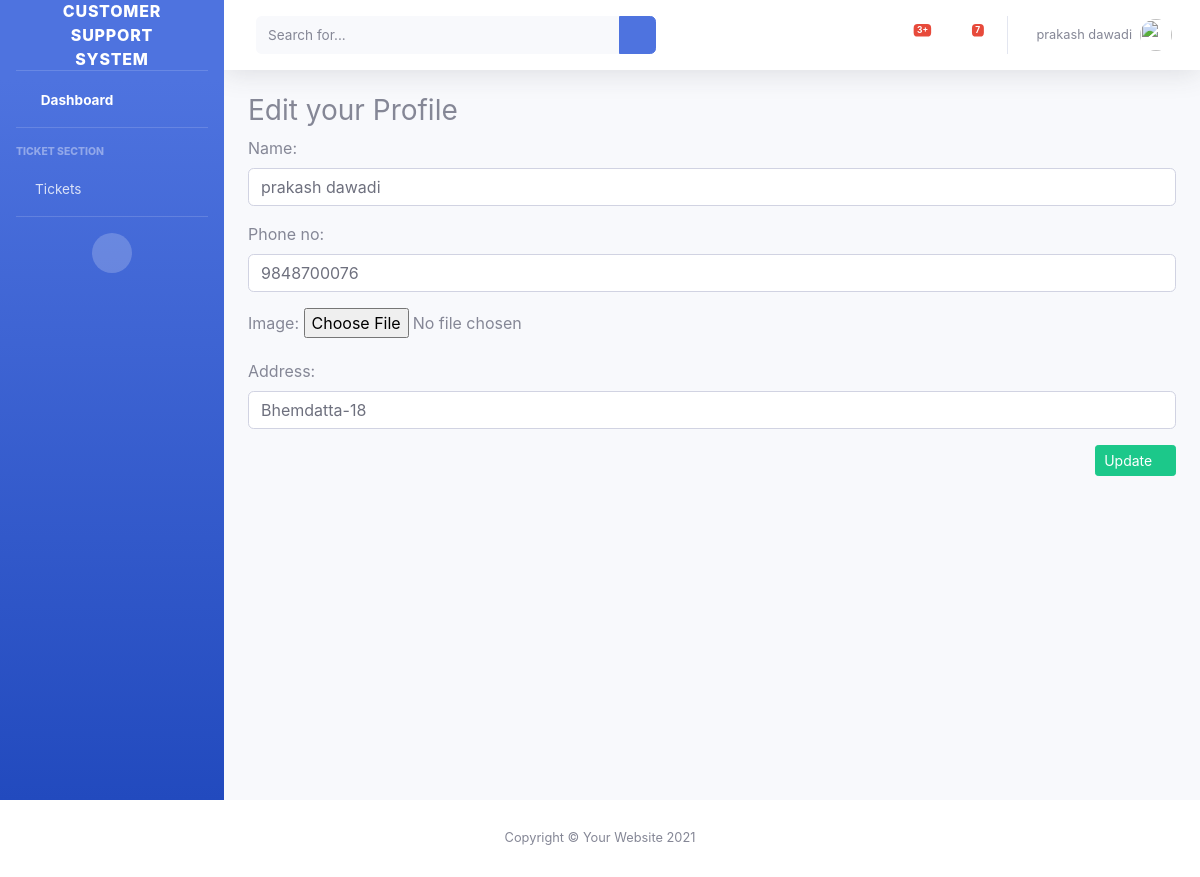
/user/customer/editprofile/13/ (signed in), run on the app's committed database.
### myUser/models.py (models this page shows, shortened)
class User(AbstractBaseUser):
    email = models.EmailField(unique=True,verbose_name='Email')
    name = models.CharField(max_length=20)
    address = models.CharField(max_length=30)
    phone_no = models.CharField(max_length=10)
    image = models.ImageField(upload_to='user/',null=True,blank=False)
    caretaker_status = models.CharField(max_length=9,choices=status,null=True,blank=True)
    is_customer = models.BooleanField(default=False)
    is_Caretaker = models.BooleanField(default=False)
    is_active = models.BooleanField(default=True)
    is_admin= models.BooleanField(default=False)
    created_at=models.DateTimeField(auto_now_add=True)
    updated_at=models.DateTimeField(auto_now=True)
    objects = UserManager()
    USERNAME_FIELD = 'email'
    REQUIRED_FIELDS  = ['name','address','phone_no']

### myUser/views.py (the view, shortened to what this page needs)
# urls.py: path('customer/editprofile/<int:id>/',views.EditcustomerProfile,name='customerprofiles'),
@login_required(login_url='customerlogin')
def EditcustomerProfile(request,id):
    print(request.POST)
    print(request.FILES)
    if not id==request.user.id:
        messages.add_message(request,messages.ERROR,"Invalid url")
        return redirect('customerdashboard')
    user_id = User.objects.get(id=id)
    form = CustomerProfile(instance=user_id)
    data = {
        'form':form
    }
    contact_no = str(request.POST.get('phone_no'))
    check = contact_no.isdigit()
    length = len(str(contact_no))
    return render(request, 'customer/customerprofile.html',data)

### myUser/form.py
class CustomerProfile(forms.ModelForm):
    name = forms.CharField(
        widget=forms.TextInput(attrs={
            'class': 'form form-control',
            'placeholder': 'enter your full name',
            'max': 20,
            'min': 5,
        }))
    phone_no = forms.CharField(
        widget=forms.TextInput(attrs={
            'class': 'form form-control',
            'placeholder': 'enter your mobile number',
            'max': 10,
        }))
    image = forms.ImageField(required=False)
    address = forms.CharField(
        widget=forms.TextInput(attrs={
            'class': 'form form-control',
            'placeholder': 'enter your  address',
            'max': 50,
            'min': 5,
        }))
    class Meta:
       model = User
       fields = ['name', 'phone_no', 'image', 'address']

### templates/customer/customerprofile.html (shortened to what this page needs)
{% extends '../customer/includes/dashboardhome.html' %}
  {% load static %}
                {% block 'body' %}
                <div class="container-fluid">
                      <div id="dashboardcustomer" >
                        <h3 id="customerDashboard">Edit your Profile</h3>
                    </div>
                    <form action="" method="POST" enctype="multipart/form-data">
                        {{ form.as_p }}
                        <button id="updatebutton" class="btn btn-sm btn-success">Update <i class="fa fa-paper-plane"></i></button>
                    </form>
                        </div>
            {% endblock %}

### templates/customer/includes/topbar.html (shortened to what this page needs)
 {% load static %}
                <nav class="navbar navbar-expand navbar-light bg-white topbar mb-4 static-top shadow">
                    <form
                        class="d-none d-sm-inline-block form-inline mr-auto ml-md-3 my-2 my-md-0 mw-100 navbar-search">
                        <div class="input-group">
                            <input type="text" class="form-control bg-light border-0 small" placeholder="Search for..."
                                aria-label="Search" aria-describedby="basic-addon2">
                            <div class="input-group-append">
                                <button class="btn btn-primary" type="button">
                                    <i class="fas fa-search fa-sm"></i>
                                </button>
                            </div>
                        </div>
                    </form>
                    <ul class="navbar-nav ml-auto">
                        <li class="nav-item dropdown no-arrow mx-1">
                            <a class="nav-link dropdown-toggle" href="#" id="alertsDropdown" role="button"
                                data-toggle="dropdown" aria-haspopup="true" aria-expanded="false">
                                <span class="badge badge-danger badge-counter">3+</span>
                            </a>
                        </li>
                        <li class="nav-item dropdown no-arrow mx-1">
                            <a class="nav-link dropdown-toggle" href="#" id="messagesDropdown" role="button"
                                data-toggle="dropdown" aria-haspopup="true" aria-expanded="false">
                                <i class="fas fa-envelope fa-fw"></i>
                                <span class="badge badge-danger badge-counter">7</span>
                            </a>
                        </li>
                        <li class="nav-item dropdown no-arrow">
                            <a class="nav-link dropdown-toggle" href="#" id="userDropdown" role="button"
                                data-toggle="dropdown" aria-haspopup="true" aria-expanded="false">
                                <span class="mr-2 d-none d-lg-inline text-gray-600 small">{{user.name}}</span>
                               {% if user.image %}
                                <img class="img-profile rounded-circle"
                                    src="{{MEDIA_URL}} {{user.image.url}}">
                                {% else %}
                                 <img class="img-profile rounded-circle" src="{% static 'images/default_image.png' %}">
                                {% endif %}
                            </a>
                        </li>
                    </ul>
                </nav>

### templates/customer/customerprofile.html (style rules this page uses)
#updatebutton { float:right; }

### data on the page
User: name "prakash dawadi", phone_no "9848700076", address "Bhemdatta-18"
